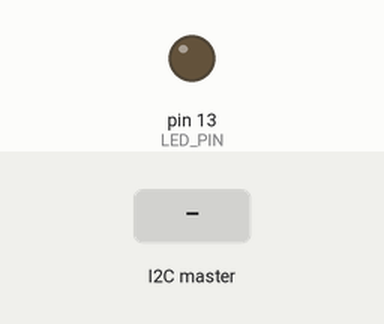
This sketch was run on a simulated Arduino Uno, built with avr-gcc and run on an emulated ATmega328P. Parts: output pins drawn as LEDs (lit = HIGH). Dashed ring = blinking. The test bench sets the inputs (shaded band).

Above: at 1.2 s.
1.3 s: the I2C master sends the byte 1
At 2.8 s:
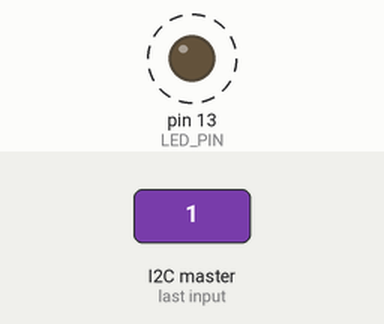
4.3 s: the I2C master sends the byte 0
At 4.3 s:
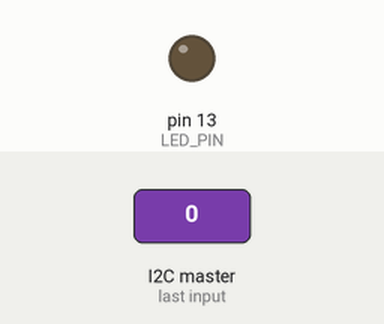
5.8 s: the I2C master sends the byte 2
At 7.2 s:
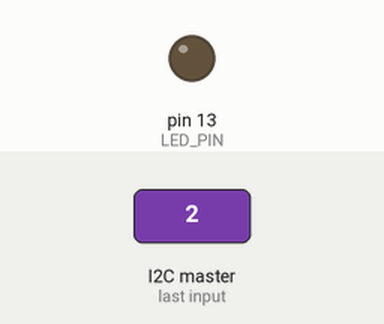
Timing chart, 0 to 14.8 s (numbered marks = the images above; inputs shaded):
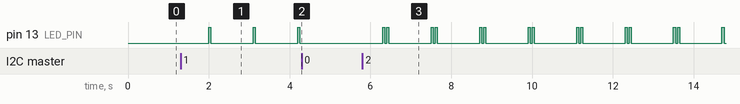

Measured:
- after the input at 1.3 s, pin 13 (LED_PIN): alternates HIGH for 0.05 s and LOW for 1.1 s, starting after 0.70 s
- after the input at 4.3 s, pin 13 (LED_PIN): stays LOW (without the input it goes to HIGH after 1.0 s)
- after the input at 5.8 s, pin 13 (LED_PIN): LOW → HIGH after 0.50 s, then repeats every 1.2 s: LOW 0.05 s, HIGH 0.05 s, LOW 1.1 s, HIGH 0.05 s

The sketch:

Slave3Code.ino
```cpp
#include <Wire.h>

#define LED_PIN 13

int x;

void setup() {
  Wire.begin(3);                // Start I2C Bus as a Slave (Device Number 9)
  Wire.onReceive(receiveEvent); // register event
  Wire.onRequest(requestEvent); // register event

  pinMode(LED_PIN, OUTPUT);

  digitalWrite(LED_PIN, LOW);

  x = 0;
}

void loop() {

  for (int i=0; i<x;i++)
  {
    digitalWrite(LED_PIN, HIGH);
    delay(50);
    digitalWrite(LED_PIN, LOW);
    delay(50);
  }
  delay(1000);
}

void receiveEvent(int howMany) {
  x = Wire.read();    // receive byte as an integer
}

void requestEvent() {
  Wire.write(x);    // receive byte as an integer
}
```
